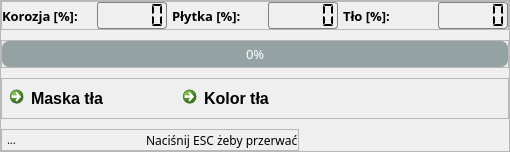
                 <widget class="QFrame" name="frame_11">
                  <property name="frameShape">
                   <enum>QFrame::StyledPanel</enum>
                  </property>
                  <property name="frameShadow">
                   <enum>QFrame::Raised</enum>
                  </property>
                  <layout class="QVBoxLayout" name="verticalLayout_13">
                   <property name="spacing">
                    <number>10</number>
                   </property>
                   <property name="leftMargin">
                    <number>0</number>
                   </property>
                   <property name="topMargin">
                    <number>0</number>
                   </property>
                   <property name="rightMargin">
                    <number>0</number>
                   </property>
                   <property name="bottomMargin">
                    <number>0</number>
                   </property>
                   <item>
                    <widget class="QFrame" name="frame_lcd_style">
                     <property name="styleSheet">
                      <string notr="true">QLCDNumber {
	border: 1px solid grey;
border-radius: 3px;
color: black;
}</string>
                     </property>
                     <property name="frameShape">
                      <enum>QFrame::StyledPanel</enum>
                     </property>
                     <property name="frameShadow">
                      <enum>QFrame::Raised</enum>
                     </property>
                     <layout class="QHBoxLayout" name="horizontalLayout_9">
                      <property name="spacing">
                       <number>5</number>
                      </property>
                      <property name="leftMargin">
                       <number>0</number>
                      </property>
                      <property name="topMargin">
                       <number>0</number>
                      </property>
                      <property name="rightMargin">
                       <number>0</number>
                      </property>
                      <property name="bottomMargin">
                       <number>0</number>
                      </property>
                      <item>
                       <widget class="QLabel" name="label_5">
                        <property name="font">
                         <font>
                          <family>Century Gothic</family>
                          <pointsize>10</pointsize>
                          <weight>75</weight>
                          <bold>true</bold>
                         </font>
                        </property>
                        <property name="text">
                         <string>Korozja [%]:</string>
                        </property>
                        <property name="textFormat">
                         <enum>Qt::PlainText</enum>
                        </property>
                       </widget>
                      </item>
                      <item>
                       <widget class="QLCDNumber" name="lcd_rust">
                        <property name="minimumSize">
                         <size>
                          <width>70</width>
                          <height>27</height>
                         </size>
                        </property>
                        <property name="maximumSize">
                         <size>
                          <width>70</width>
                          <height>27</height>
                         </size>
                        </property>
                        <property name="styleSheet">
                         <string notr="true"/>
                        </property>
                        <property name="frameShape">
                         <enum>QFrame::NoFrame</enum>
                        </property>
                        <property name="frameShadow">
                         <enum>QFrame::Raised</enum>
                        </property>
                        <property name="digitCount">
                         <number>5</number>
                        </property>
                        <property name="segmentStyle">
                         <enum>QLCDNumber::Flat</enum>
                        </property>
                       </widget>
                      </item>
                      <item>
                       <widget class="QLabel" name="label_6">
                        <property name="font">
                         <font>
                          <family>Century Gothic</family>
                          <pointsize>10</pointsize>
                          <weight>75</weight>
                          <bold>true</bold>
                         </font>
                        </property>
                        <property name="text">
                         <string>Płytka [%]:</string>
                        </property>
                        <property name="textFormat">
                         <enum>Qt::PlainText</enum>
                        </property>
                       </widget>
                      </item>
                      <item>
                       <widget class="QLCDNumber" name="lcd_plate">
                        <property name="minimumSize">
                         <size>
                          <width>70</width>
                          <height>27</height>
                         </size>
                        </property>
                        <property name="maximumSize">
                         <size>
                          <width>70</width>
                          <height>27</height>
                         </size>
                        </property>
                        <property name="styleSheet">
                         <string notr="true"/>
                        </property>
                        <property name="frameShape">
                         <enum>QFrame::NoFrame</enum>
                        </property>
                        <property name="frameShadow">
                         <enum>QFrame::Plain</enum>
                        </property>
                        <property name="digitCount">
                         <number>5</number>
                        </property>
                        <property name="segmentStyle">
                         <enum>QLCDNumber::Flat</enum>
                        </property>
                       </widget>
                      </item>
                      <item>
                       <widget class="QLabel" name="label_7">
                        <property name="font">
                         <font>
                          <family>Century Gothic</family>
                          <pointsize>10</pointsize>
                          <weight>75</weight>
                          <bold>true</bold>
                         </font>
                        </property>
                        <property name="text">
                         <string>Tło [%]:</string>
                        </property>
                        <property name="textFormat">
                         <enum>Qt::PlainText</enum>
                        </property>
                       </widget>
                      </item>
                      <item>
                       <widget class="QLCDNumber" name="lcd_bg">
                        <property name="minimumSize">
                         <size>
                          <width>70</width>
                          <height>27</height>
                         </size>
                        </property>
                        <property name="maximumSize">
                         <size>
                          <width>70</width>
                          <height>27</height>
                         </size>
                        </property>
                        <property name="styleSheet">
                         <string notr="true"/>
                        </property>
                        <property name="frameShape">
                         <enum>QFrame::NoFrame</enum>
                        </property>
                        <property name="frameShadow">
                         <enum>QFrame::Plain</enum>
                        </property>
                        <property name="digitCount">
                         <number>5</number>
                        </property>
                        <property name="segmentStyle">
                         <enum>QLCDNumber::Flat</enum>
                        </property>
                       </widget>
                      </item>
                     </layout>
                    </widget>
                   </item>
                   <item>
                    <widget class="QFrame" name="frame_13">
                     <property name="frameShape">
                      <enum>QFrame::StyledPanel</enum>
                     </property>
                     <property name="frameShadow">
                      <enum>QFrame::Raised</enum>
                     </property>
                     <layout class="QHBoxLayout" name="horizontalLayout_8">
                      <property name="spacing">
                       <number>0</number>
                      </property>
                      <property name="leftMargin">
                       <number>0</number>
                      </property>
                      <property name="topMargin">
                       <number>0</number>
                      </property>
                      <property name="rightMargin">
                       <number>0</number>
                      </property>
                      <property name="bottomMargin">
                       <number>0</number>
                      </property>
                      <item>
                       <widget class="QProgressBar" name="progressBar">
                        <property name="font">
                         <font>
                          <family>Century Gothic</family>
                          <pointsize>10</pointsize>
                         </font>
                        </property>
                        <property name="styleSheet">
                         <string notr="true">QProgressBar {
background-color: rgba(87, 109, 113, 150);
color: #ffffff;
border-radius: 7px;
text-align: center; 
}
QProgressBar::chunk {
background-color: #10255b;
border-radius: 7px;
 }</string>
                        </property>
                        <property name="minimum">
                         <number>0</number>
                        </property>
                        <property name="value">
                         <number>0</number>
                        </property>
                        <property name="textVisible">
                         <bool>true</bool>
                        </property>
                       </widget>
                      </item>
                     </layout>
                    </widget>
                   </item>
                   <item>
                    <widget class="QFrame" name="frame_14">
                     <property name="styleSheet">
                      <string notr="true"/>
                     </property>
                     <property name="frameShape">
                      <enum>QFrame::StyledPanel</enum>
                     </property>
                     <property name="frameShadow">
                      <enum>QFrame::Raised</enum>
                     </property>
                     <layout class="QHBoxLayout" name="horizontalLayout_7">
                      <property name="spacing">
                       <number>5</number>
                      </property>
                      <property name="leftMargin">
                       <number>0</number>
                      </property>
                      <property name="topMargin">
                       <number>0</number>
                      </property>
                      <property name="rightMargin">
                       <number>0</number>
                      </property>
                      <property name="bottomMargin">
                       <number>0</number>
                      </property>
                      <item alignment="Qt::AlignVCenter">
                       <widget class="QCommandLinkButton" name="checkBox_bg_mask">
                        <property name="sizePolicy">
                         <sizepolicy hsizetype="Expanding" vsizetype="Expanding">
                          <horstretch>0</horstretch>
                          <verstretch>0</verstretch>
                         </sizepolicy>
                        </property>
                        <property name="font">
                         <font>
                          <family>Segoe UI</family>
                          <pointsize>12</pointsize>
                         </font>
                        </property>
                        <property name="cursor">
                         <cursorShape>PointingHandCursor</cursorShape>
                        </property>
                        <property name="mouseTracking">
                         <bool>false</bool>
                        </property>
                        <property name="focusPolicy">
                         <enum>Qt::StrongFocus</enum>
                        </property>
                        <property name="acceptDrops">
                         <bool>false</bool>
                        </property>
                        <property name="layoutDirection">
                         <enum>Qt::LeftToRight</enum>
                        </property>
                        <property name="autoFillBackground">
                         <bool>false</bool>
                        </property>
                        <property name="text">
                         <string>Maska tła</string>
                        </property>
                        <property name="icon">
                         <iconset resource="Zasoby.qrc">
                          <normaloff>:/Open/Icons/mask.png</normaloff>:/Open/Icons/mask.png</iconset>
                        </property>
                        <property name="iconSize">
                         <size>
                          <width>20</width>
                          <height>20</height>
                         </size>
                        </property>
                        <property name="checkable">
                         <bool>true</bool>
                        </property>
                        <property name="checked">
                         <bool>false</bool>
                        </property>
                        <property name="autoDefault">
                         <bool>true</bool>
                        </property>
                       </widget>
                      </item>
                      <item alignment="Qt::AlignVCenter">
                       <widget class="QCommandLinkButton" name="bg_color_btn">
                        <property name="sizePolicy">
                         <sizepolicy hsizetype="Expanding" vsizetype="Expanding">
                          <horstretch>0</horstretch>
                          <verstretch>0</verstretch>
                         </sizepolicy>
                        </property>
                        <property name="font">
                         <font>
                          <family>Segoe UI</family>
                          <pointsize>12</pointsize>
                         </font>
                        </property>
                        <property name="cursor">
                         <cursorShape>PointingHandCursor</cursorShape>
                        </property>
                        <property name="mouseTracking">
                         <bool>false</bool>
                        </property>
                        <property name="focusPolicy">
                         <enum>Qt::StrongFocus</enum>
                        </property>
                        <property name="acceptDrops">
                         <bool>false</bool>
                        </property>
                        <property name="layoutDirection">
                         <enum>Qt::LeftToRight</enum>
                        </property>
                        <property name="autoFillBackground">
                         <bool>false</bool>
                        </property>
                        <property name="text">
                         <string>Kolor tła</string>
                        </property>
                        <property name="icon">
                         <iconset resource="Zasoby.qrc">
                          <normaloff>:/Open/Icons/bg_color.png</normaloff>:/Open/Icons/bg_color.png</iconset>
                        </property>
                        <property name="iconSize">
                         <size>
                          <width>25</width>
                          <height>20</height>
                         </size>
                        </property>
                        <property name="checkable">
                         <bool>false</bool>
                        </property>
                        <property name="checked">
                         <bool>false</bool>
                        </property>
                        <property name="autoDefault">
                         <bool>true</bool>
                        </property>
                       </widget>
                      </item>
                      <item>
                       <spacer name="horizontalSpacer">
                        <property name="orientation">
                         <enum>Qt::Horizontal</enum>
                        </property>
                        <property name="sizeType">
                         <enum>QSizePolicy::Minimum</enum>
                        </property>
                        <property name="sizeHint" stdset="0">
                         <size>
                          <width>120</width>
                          <height>20</height>
                         </size>
                        </property>
                       </spacer>
                      </item>
                      <item>
                       <widget class="QPushButton" name="pushButton_info">
                        <property name="cursor">
                         <cursorShape>PointingHandCursor</cursorShape>
                        </property>
                        <property name="toolTip">
                         <string>HELP</string>
                        </property>
                        <property name="styleSheet">
                         <string notr="true"/>
                        </property>
                        <property name="text">
                         <string/>
                        </property>
                        <property name="icon">
                         <iconset resource="Zasoby.qrc">
                          <normaloff>:/Open/Icons/info.png</normaloff>:/Open/Icons/info.png</iconset>
                        </property>
                        <property name="iconSize">
                         <size>
                          <width>40</width>
                          <height>40</height>
                         </size>
                        </property>
                        <property name="flat">
                         <bool>true</bool>
                        </property>
                       </widget>
                      </item>
                     </layout>
                    </widget>
                   </item>
                   <item alignment="Qt::AlignLeft">
                    <widget class="QFrame" name="frame_15">
                     <property name="frameShape">
                      <enum>QFrame::StyledPanel</enum>
                     </property>
                     <property name="frameShadow">
                      <enum>QFrame::Raised</enum>
                     </property>
                     <layout class="QHBoxLayout" name="horizontalLayout_6">
                      <property name="spacing">
                       <number>10</number>
                      </property>
                      <property name="leftMargin">
                       <number>5</number>
                      </property>
                      <property name="topMargin">
                       <number>0</number>
                      </property>
                      <property name="rightMargin">
                       <number>0</number>
                      </property>
                      <property name="bottomMargin">
                       <number>0</number>
                      </property>
                      <item>
                       <widget class="QLabel" name="status">
                        <property name="maximumSize">
                         <size>
                          <width>16777215</width>
                          <height>20</height>
                         </size>
                        </property>
                        <property name="font">
                         <font>
                          <family>Century Gothic</family>
                          <pointsize>8</pointsize>
                          <weight>50</weight>
                          <bold>false</bold>
                         </font>
                        </property>
                        <property name="text">
                         <string>...</string>
                        </property>
                       </widget>
                      </item>
                      <item>
                       <spacer name="horizontalSpacer_4">
                        <property name="orientation">
                         <enum>Qt::Horizontal</enum>
                        </property>
                        <property name="sizeType">
                         <enum>QSizePolicy::Expanding</enum>
                        </property>
                        <property name="sizeHint" stdset="0">
                         <size>
                          <width>120</width>
                          <height>20</height>
                         </size>
                        </property>
                       </spacer>
                      </item>
                      <item>
                       <widget class="QLabel" name="label_3">
                        <property name="maximumSize">
                         <size>
                          <width>16777215</width>
                          <height>20</height>
                         </size>
                        </property>
                        <property name="font">
                         <font>
                          <family>Century Gothic</family>
                         </font>
                        </property>
                        <property name="text">
                         <string>Naciśnij ESC żeby przerwać</string>
                        </property>
                       </widget>
                      </item>
                     </layout>
                    </widget>
                   </item>
                  </layout>
                 </widget>
